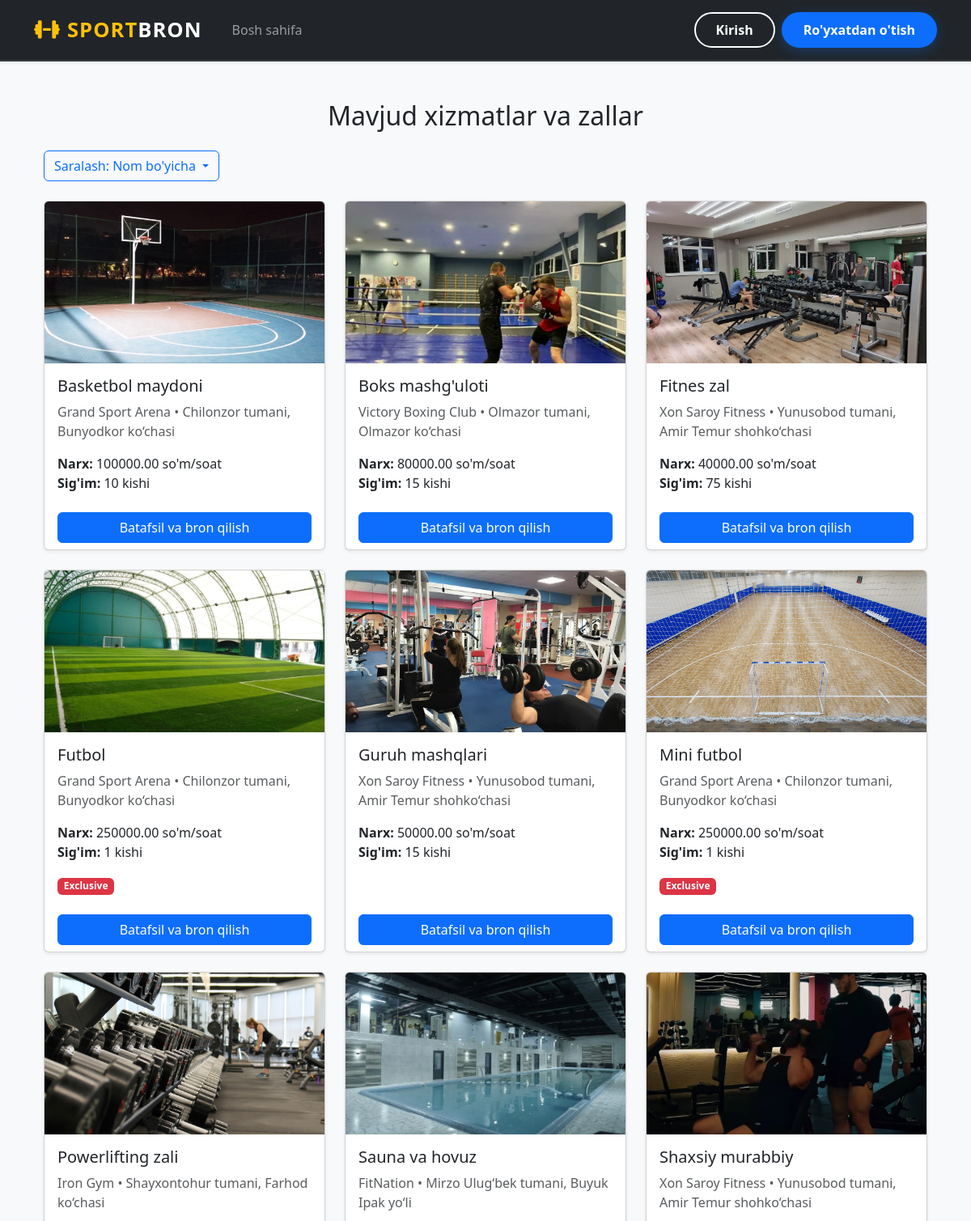
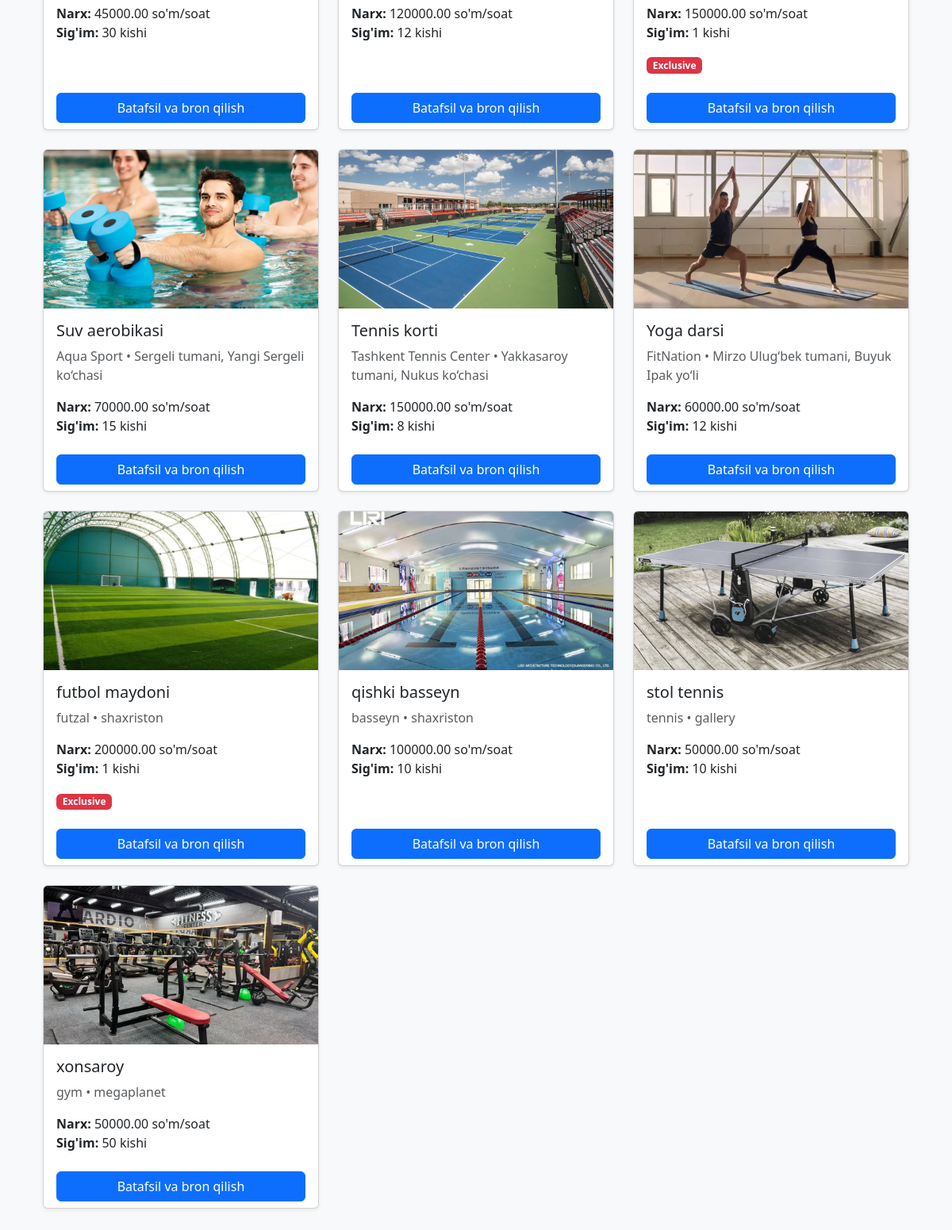
Page /services/ on the committed database (2 pictures, top to bottom).
### facilities/models.py (models this page shows, shortened)
class Service(models.Model):
    facility = models.ForeignKey(Facility, on_delete=models.CASCADE)
    name = models.CharField(max_length=255)
    price_per_hour = models.DecimalField(max_digits=10, decimal_places=2)
    capacity = models.IntegerField()
    is_exclusive = models.BooleanField(default=False)
    image = models.ImageField(
        upload_to='services/',
        null=True,
        blank=True,
        verbose_name="Xizmat rasmi"
    )

class Facility(models.Model):
    name = models.CharField(max_length=255)
    location = models.CharField(max_length=255)
    description = models.TextField()
    map_url = models.URLField(
        max_length=500,
        blank=True,
        null=True,
        verbose_name="Xarita havolasi (Google Maps)",
        help_text="Google Mapsdan joyni ulashgan linkni bu yerga qo‘ying"
    )
    latitude = models.FloatField(null=True, blank=True)
    longitude = models.FloatField(null=True, blank=True)

### facilities/views.py (the view)
# urls.py: path('', service_list, name='service_list'),
def service_list(request):
    services = Service.objects.select_related('facility').all()
    sort = request.GET.get('sort', 'name')
    if sort == 'facility':
        services = services.order_by('facility__name')
    elif sort == 'price_asc':
        services = services.order_by('price_per_hour')
    elif sort == 'price_desc':
        services = services.order_by('-price_per_hour')
    elif sort == 'capacity':
        services = services.order_by('-capacity')
    else:
        services = services.order_by('name')  # default
    context = {
        'services': services,
        'title': 'Mavjud xizmatlar',
        'current_sort': sort,
    }
    return render(request, 'facilities/service_list.html', context)

### templates/facilities/service_list.html (shortened to what this page needs)
{% extends 'base.html' %}
{% block content %}
<div class="container my-5">
    <h2 class="mb-4 text-center">Mavjud xizmatlar va zallar</h2>
    <div class="mb-4 d-flex flex-wrap gap-3 justify-content-left">
        <div class="dropdown">
            <button class="btn btn-outline-primary dropdown-toggle" type="button" id="sortDropdown" data-bs-toggle="dropdown" aria-expanded="false">
                Saralash: {% if current_sort == 'facility' %}Facility bo'yicha{% elif current_sort == 'price_asc' %}Arzon → Qimmat{% elif current_sort == 'price_desc' %}Qimmat → Arzon{% elif current_sort == 'capacity' %}Sig'im bo'yicha{% else %}Nom bo'yicha{% endif %}
            </button>
        </div>
    </div>
    <div class="row row-cols-1 row-cols-md-3 g-4">
        {% for service in services %}
        <div class="col">
            <div class="card h-100 shadow-sm">
                {% if service.image %}
                    <img src="{{ service.image.url }}" class="card-img-top" alt="{{ service.name }}" style="height: 200px; object-fit: cover;">
                {% else %}
                    <img src="https://via.placeholder.com/400x200?text=Rasm+yo'q" class="card-img-top" alt="Placeholder">
                {% endif %}
                <div class="card-body">
                    <h5 class="card-title">{{ service.name }}</h5>
                    <p class="card-text text-muted">{{ service.facility.name }} • {{ service.facility.location }}</p>
                    <p class="card-text">
                        <strong>Narx:</strong> {{ service.price_per_hour }} so'm/soat<br>
                        <strong>Sig'im:</strong> {{ service.capacity }} kishi
                    </p>
                    {% if service.is_exclusive %}
                        <span class="badge bg-danger">Exclusive</span>
                    {% endif %}
                </div>
                <div class="card-footer bg-transparent border-0">
                   <a href="{% url 'facilities:service_detail' service.id %}" class="btn btn-primary w-100">
                        Batafsil va bron qilish
                   </a>
                </div>
            </div>
        </div>
        {% empty %}
        <div class="col-12 text-center py-5">
            <h4>Hozircha xizmatlar mavjud emas</h4>
        </div>
        {% endfor %}
    </div>
</div>
{% endblock %}

### templates/base.html (style rules this page uses)
:root { --primary-color: #0d6efd; --accent-color: #ffc107; }
body { background-color: #f8f9fa; font-family: 'Segoe UI', Tahoma, Geneva, Verdana, sans-serif; }

### rows in the picture
Service: image (picture), name "Basketbol maydoni", facility.name "Grand Sport Arena", facility.location "Chilonzor tumani, Bunyodkor ko‘chasi", price_per_hour "100000.00", capacity "10"
Service: image (picture), name "Boks mashg'uloti", facility.name "Victory Boxing Club", facility.location "Olmazor tumani, Olmazor ko‘chasi", price_per_hour "80000.00", capacity "15"
Service: image (picture), name "Fitnes zal", facility.name "Xon Saroy Fitness", facility.location "Yunusobod tumani, Amir Temur shohko‘chasi", price_per_hour "40000.00", capacity "75"
Service: image (picture), name "Futbol", facility.name "Grand Sport Arena", facility.location "Chilonzor tumani, Bunyodkor ko‘chasi", price_per_hour "250000.00", capacity "1", is_exclusive "Exclusive"
Service: image (picture), name "Guruh mashqlari", facility.name "Xon Saroy Fitness", facility.location "Yunusobod tumani, Amir Temur shohko‘chasi", price_per_hour "50000.00", capacity "15"
Service: image (picture), name "Mini futbol", facility.name "Grand Sport Arena", facility.location "Chilonzor tumani, Bunyodkor ko‘chasi", price_per_hour "250000.00", capacity "1", is_exclusive "Exclusive"
Service: image (picture), name "Powerlifting zali", facility.name "Iron Gym", facility.location "Shayxontohur tumani, Farhod ko‘chasi", price_per_hour "45000.00", capacity "30"
Service: image (picture), name "Sauna va hovuz", facility.name "FitNation", facility.location "Mirzo Ulug‘bek tumani, Buyuk Ipak yo‘li", price_per_hour "120000.00", capacity "12"
Service: image (picture), name "Shaxsiy murabbiy", facility.name "Xon Saroy Fitness", facility.location "Yunusobod tumani, Amir Temur shohko‘chasi", price_per_hour "150000.00", capacity "1", is_exclusive "Exclusive"
Service: image (picture), name "Suv aerobikasi", facility.name "Aqua Sport", facility.location "Sergeli tumani, Yangi Sergeli ko‘chasi", price_per_hour "70000.00", capacity "15"
Service: image (picture), name "Tennis korti", facility.name "Tashkent Tennis Center", facility.location "Yakkasaroy tumani, Nukus ko‘chasi", price_per_hour "150000.00", capacity "8"
Service: image (picture), name "Yoga darsi", facility.name "FitNation", facility.location "Mirzo Ulug‘bek tumani, Buyuk Ipak yo‘li", price_per_hour "60000.00", capacity "12"
Service: image (picture), name "futbol maydoni", facility.name "futzal", facility.location "shaxriston", price_per_hour "200000.00", capacity "1", is_exclusive "Exclusive"
Service: image (picture), name "qishki basseyn", facility.name "basseyn", facility.location "shaxriston", price_per_hour "100000.00", capacity "10"
Service: image (picture), name "stol tennis", facility.name "tennis", facility.location "gallery", price_per_hour "50000.00", capacity "10"
Service: image (picture), name "xonsaroy", facility.name "gym", facility.location "megaplanet", price_per_hour "50000.00", capacity "50"
